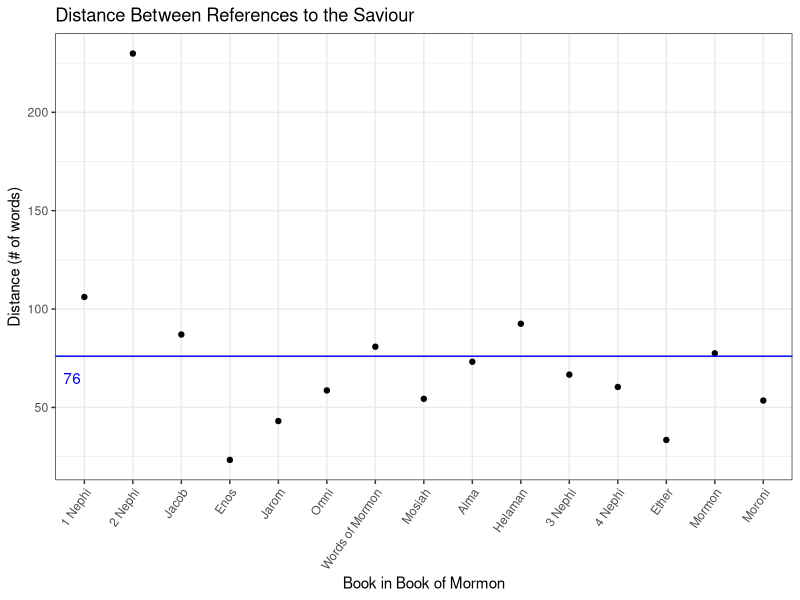

R code for this plot:
## ---- chunk 1
knitr::opts_chunk$set(echo = TRUE)
## ---- chunk 2
library(tidyverse)
library(forcats)

data <- read_csv("average_gaps.csv")

book_order = c("1 Nephi",
               "2 Nephi",
               "Jacob",
               "Enos",
               "Jarom",
               "Omni",
               "Words of Mormon",
               "Mosiah",
               "Alma",
               "Helaman",
               "3 Nephi",
               "4 Nephi",
               "Ether",
               "Mormon",
               "Moroni")
data %>%
  ggplot(aes(x = book_title, y = length)) +
  geom_point() +
  geom_hline(yintercept = mean(data$length),
             color = "blue") +
  scale_x_discrete(limits = book_order) +
  annotate("text",0.75,65,label = "76", color = "blue") +
  labs(title = "Distance Between References to the Saviour",
       y = "Distance (# of words)",
       x = "Book in Book of Mormon") +
  theme_bw() +
  theme(axis.text.x = element_text(angle = 55, vjust = 1, hjust = 1))
